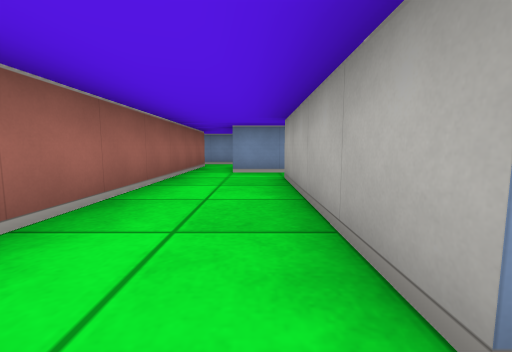
view 1 (above)

16 first-person views from a walk through a cub3D level. The camera is about half as high as the walls, tilts 6° down and sees 90° across. The floor is counted in squares. Each view is taken from the middle of a square. On the plan, view 1 faces up. The plan holds only what a view shows up to about 9 squares ahead; the rest is blank.

view 2
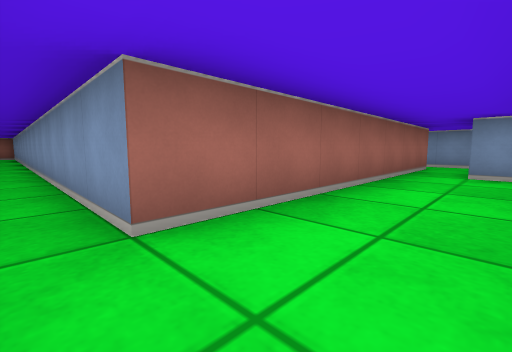

view 3
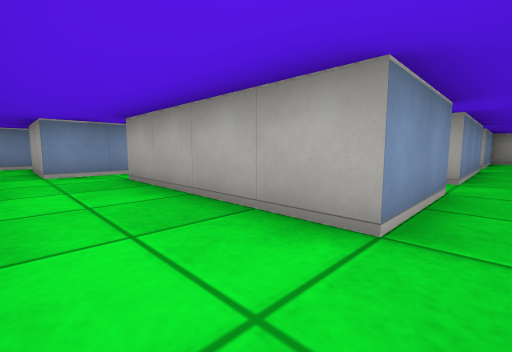

view 4
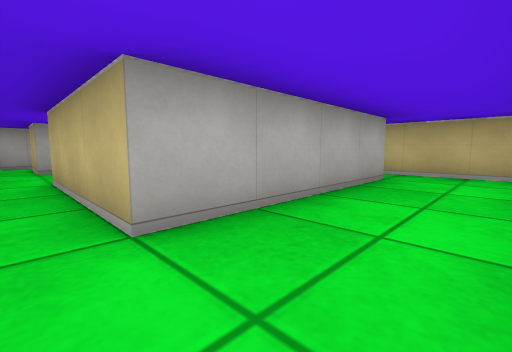

view 5
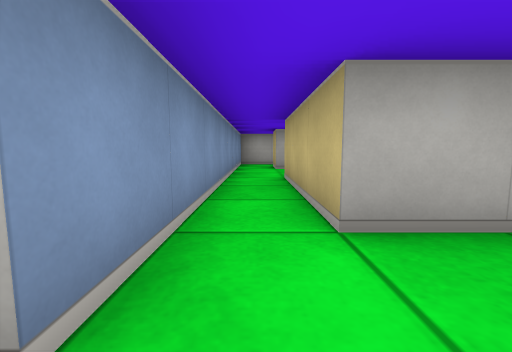

view 6
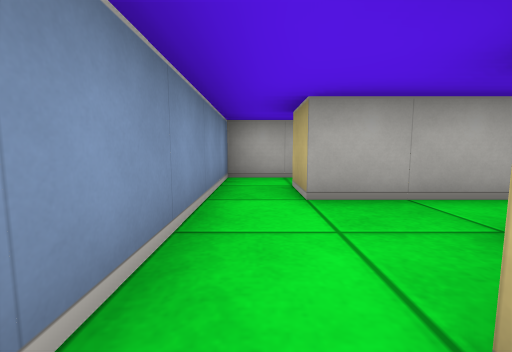

view 7
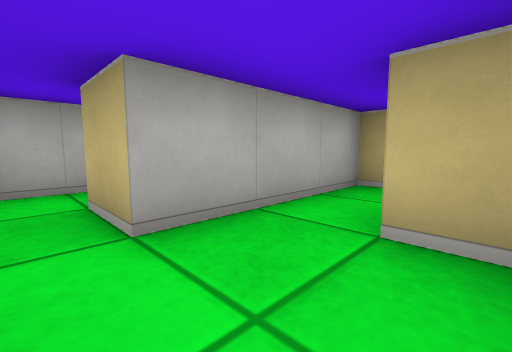

view 8
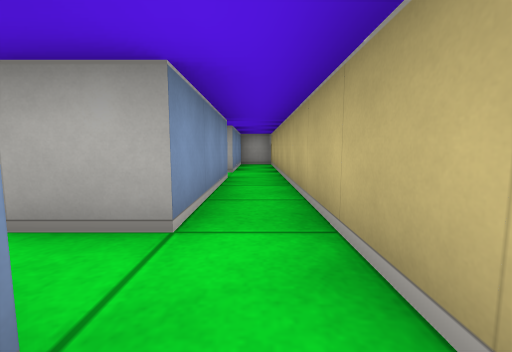

view 9
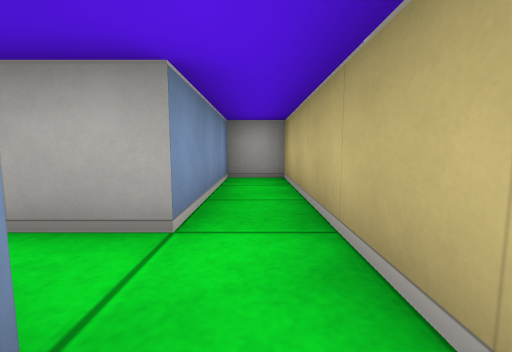

view 10
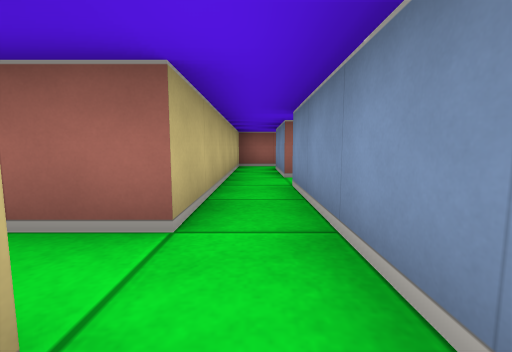

view 11
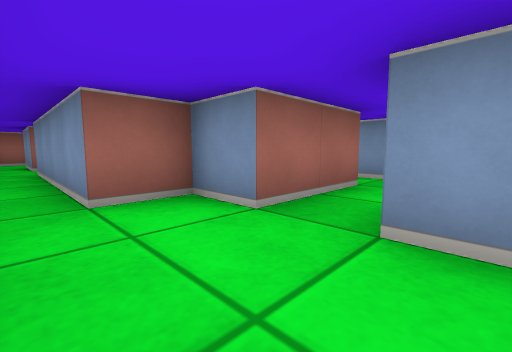

view 12
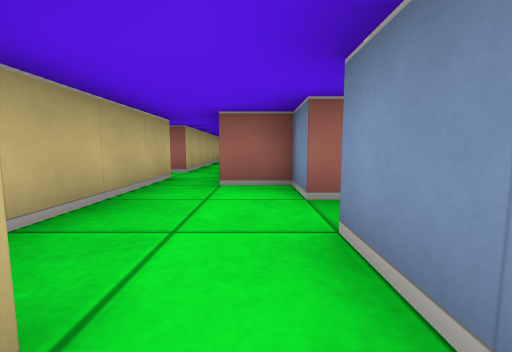

view 13
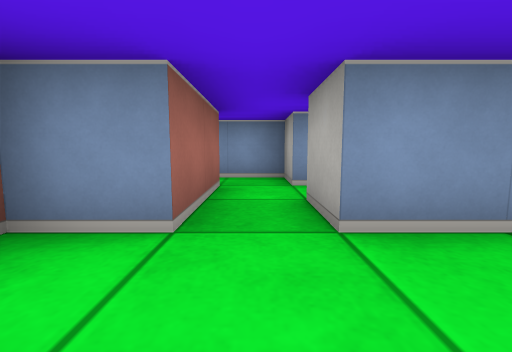

view 14
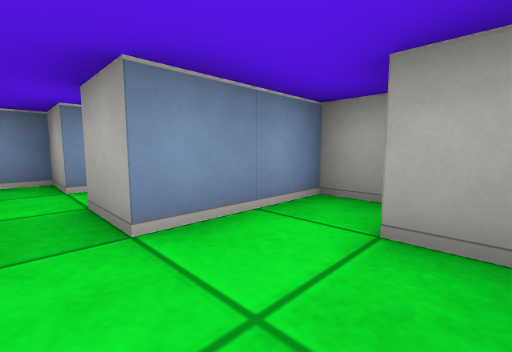

view 15
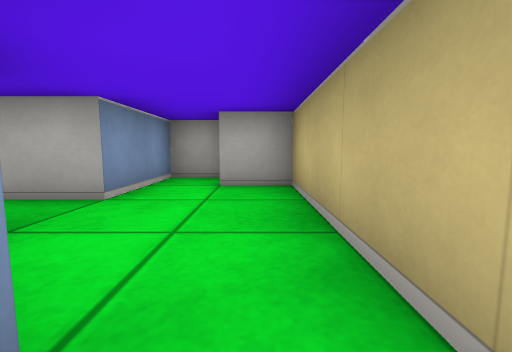

view 16
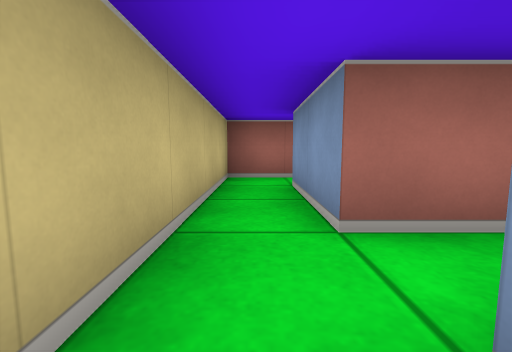

### Floor plan
Points are (right, up) in squares from view 1. A wall is a line through its corners. A room is listed if a view was taken in it or the views show most of it. See-through windows are left out.
Room 1 (views 1, 2, 3, 4, 5, 6, 8)
walls: (-1.1, -0.5) (0.9, -0.5); (-1.5, 5.5) (-1.5, 0.5) (-12.2, 0.5); (2.5, 0.5) (0.5, 0.5) (0.5, 4.5) (3.5, 4.5); (3.5, 5.5) (-0.5, 5.5)
ways out: opening at (3, 5) to room 2; opening at (1.5, 0) to room 3; opening at (-1, 6.5) to room 4
Room 2 (view 7)
walls: (3.9, 3.5) (4.5, 3.5); (6.5, 5.5) (3.5, 5.5); (5.5, 1.4) (5.5, 4.5) (6.5, 4.5)
ways out: opening at (3, 5) to room 1; opening at (6, 5) to room 3
Room 3 (view 9)
walls: (6.5, 0.5) (3.5, 0.5); (7.5, 4.2) (7.5, 5.5) (6.5, 5.5); (2.4, -0.5) (10.5, -0.5) (10.5, 0.5) (7.5, 0.5) (7.5, 1.5)
ways out: opening at (1.5, 0) to room 1; opening at (6, 5) to room 2; opening at (3, 1)
Room 4 (views 10, 11, 12, 13, 14, 15)
walls: (1.5, 9.5) (0.5, 9.5) (0.5, 8.5) (-1.5, 8.5); (-1.5, 7.5) (-1.5, 5.5); (-0.5, 5.5) (-0.5, 7.5) (3.5, 7.5) (3.5, 8.5); (4.5, 8.6) (4.5, 9.5) (2.5, 9.5)
ways out: opening at (-1, 6.5) to room 1; opening at (-2.5, 8) to room 5; opening at (2, 10)
Room 5 (view 16)
walls: (-4.5, 9.6) (-4.5, 8.5) (-6.5, 8.5); (-1.5, 8.5) (-3.5, 8.5); (-6.5, 7.5) (-1.5, 7.5)
ways out: opening at (-2.5, 8) to room 4; opening at (-5.5, 8) to room 6; opening at (1, 12)
Room 6 (no view inside)
walls: (-7.5, 8.8) (-7.5, 7.5) (-6.5, 7.5)
ways out: opening at (-5.5, 8) to room 5; opening at (-7, 9.5)

Where each view was taken, in squares from view 1:
view 1: 0 up, 0 right, facing up
view 2: 0 up, 0 right, facing up-left
view 3: 0 up, 1 left, facing up-right
view 4: 5 up, 1 left, facing down-right
view 5: 5 up, 1 left, facing right
view 6: 5 up, 3 right, facing right
view 7: 5 up, 4 right, facing down-right
view 8: 0 up, 2 right, facing right
view 9: 0 up, 6 right, facing right
view 10: 8 up, 0 right, facing left
view 11: 8 up, 3 right, facing up-left
view 12: 9 up, 4 right, facing left
view 13: 8 up, 2 right, facing up
view 14: 8 up, 2 right, facing up-right
view 15: 8 up, 0 right, facing right
view 16: 8 up, 3 left, facing left
